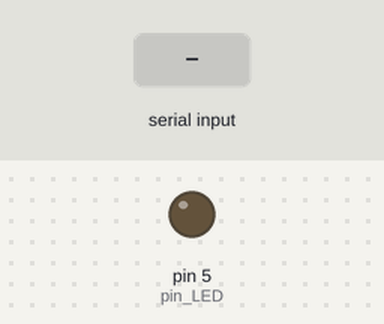
A sketch run on a simulated Arduino Uno, built with avr-gcc and run on an emulated ATmega328P. On the bench: output pins drawn as LEDs (lit = HIGH). Inputs (shaded band) come from the test bench.

Above: at 1.2 s.
1.3 s: "90,45\n" received over Serial
At 2.1 s:
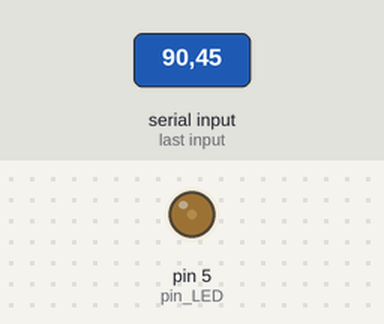
3.8 s: "30,150\n" received over Serial
At 4.5 s:
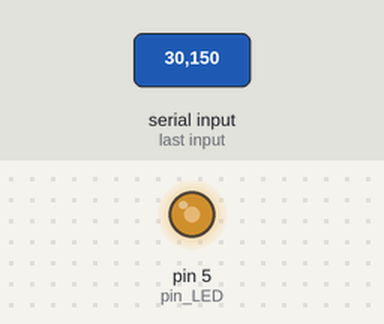
6.3 s: "200\n" received over Serial
At 7.1 s:
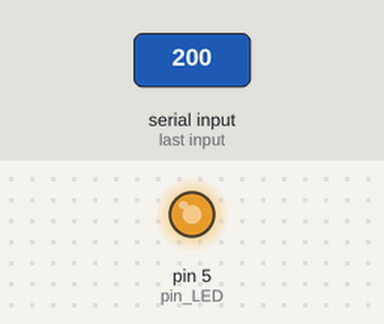
Timing chart, 0 to 9.3 s (numbered marks = the images above; inputs shaded):
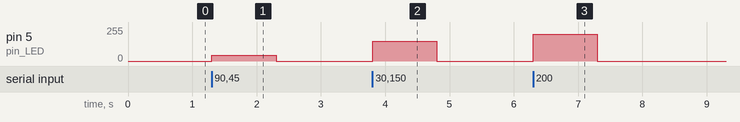

Measured:
- after the input at 1.3 s, pin 5 (pin_LED): 0/255 → 45/255 at once, → 0/255 1.0 s later
- after the input at 3.8 s, pin 5 (pin_LED): 0/255 → 150/255 at once, → 0/255 1.0 s later
- after the input at 6.3 s, pin 5 (pin_LED): 0/255 → 200/255 at once, → 0/255 1.0 s later

The sketch:

pwmLED.ino
```cpp
// arduino PWM output program //

int    pin_LED    = 5;
int    usb_bpm    = 19200;

void setup() {
  // put your setup code here, to run once:
  pinMode( pin_LED, OUTPUT );
  Serial.begin( usb_bpm );
}

void loop() {
  // put your main code here, to run repeatedly:

  if ( Serial.available() > 0 ){
    int iRecv = Serial.parseInt();
    if ( iRecv > 255 ){
      iRecv = 255;
    } else if ( iRecv < 0 ){
      iRecv = 0;
    }
    analogWrite( pin_LED, iRecv );
  }
}
```
